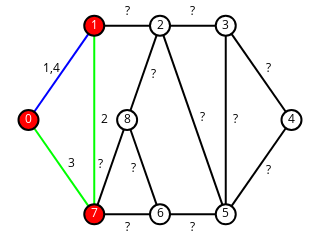

Source (notebook cell):
### Markdown cell above
### Exercício 5

Use cores para dar um exemplo de caminho no grafo `ug`.

### Code cell
ug.nodes[0]['color'] = (255, 0, 0)
ug.nodes[1]['color'] = (255, 0, 0)
ug.nodes[7]['color'] = (255, 0, 0)
ug.edges[0, 1]['color'] = (0, 0, 255)
ug.edges[1, 7]['color'] = (0, 255, 0)
ug.edges[7, 0]['color'] = (0, 255, 0)
ug.edges[0, 1]['label'] = '1,4'
ug.edges[1, 7]['label'] = '2'
ug.edges[7, 0]['label'] = '3'
sn.show_graph(ug, nlab=True, elab=True)

### Figure 1 — Plotly figure (JSON) as saved in the notebook; plotly's stock layout.template omitted (floating-point values rounded to 4 significant figures)
{"data": [{"hoverinfo": "none", "line": {"color": "rgb(0, 0, 255)", "width": 2}, "mode": "lines", "type": "scatter", "uid": "cb9c6a10-a242-11e8-a40e-5cc9d39cfa3c", "x": [0, 0.25, null], "y": [0.5, 1, null]}, {"hoverinfo": "none", "line": {"color": "rgb(0, 255, 0)", "width": 2}, "mode": "lines", "type": "scatter", "uid": "cb9c6a11-a242-11e8-91ad-5cc9d39cfa3c", "x": [0, 0.25, null, 0.25, 0.25, null], "y": [0.5, 0, null, 1, 0, null]}, {"hoverinfo": "none", "line": {"color": "rgb(0, 0, 0)", "width": 2}, "mode": "lines", "type": "scatter", "uid": "cb9c6a12-a242-11e8-979d-5cc9d39cfa3c", "x": [0.25, 0.5, null, 0.5, 0.75, null, 0.5, 0.75, null, 0.5, 0.375, null, 0.75, 1, null, 0.75, 0.75, null, 1, 0.75, null, 0.75, 0.5, null, 0.5, 0.25, null, 0.5, 0.375, null, 0.25, 0.375, null], "y": [1, 1, null, 1, 1, null, 1, 0, null, 1, 0.5, null, 1, 0.5, null, 1, 0, null, 0.5, 0, null, 0, 0, null, 0, 0, null, 0, 0.5, null, 0, 0.5, null]}, {"hoverinfo": "none", "marker": {"color": "rgb(255, 0, 0)", "line": {"color": "rgb(0, 0, 0)", "width": 2}, "size": 20}, "mode": "markers+text", "text": ["0", "1", "7"], "textfont": {"color": "rgb(255, 255, 255)"}, "textposition": "middle center", "type": "scatter", "uid": "cb9c6a13-a242-11e8-b4bf-5cc9d39cfa3c", "x": [0, 0.25, 0.25], "y": [0.5, 1, 0]}, {"hoverinfo": "none", "marker": {"color": "rgb(255, 255, 255)", "line": {"color": "rgb(0, 0, 0)", "width": 2}, "size": 20}, "mode": "markers+text", "text": ["2", "3", "4", "5", "6", "8"], "textfont": {"color": "rgb(0, 0, 0)"}, "textposition": "middle center", "type": "scatter", "uid": "cb9c6a14-a242-11e8-894f-5cc9d39cfa3c", "x": [0.5, 0.75, 1, 0.75, 0.5, 0.375], "y": [1, 1, 0.5, 0, 0, 0.5]}, {"hoverinfo": "none", "mode": "text", "text": ["1,4", "3", "?", "2", "?", "?", "?", "?", "?", "?", "?", "?", "?", "?"], "textfont": {"color": "rgb(0, 0, 0)"}, "textposition": "middle center", "type": "scatter", "uid": "cb9c6a15-a242-11e8-b023-5cc9d39cfa3c", "x": [0.08835, 0.1616, 0.375, 0.2879, 0.625, 0.6626, 0.4751, 0.9116, 0.7879, 0.9116, 0.625, 0.375, 0.3999, 0.2749], "y": [0.7683, 0.2683, 1.072, 0.5, 1.072, 0.5094, 0.7406, 0.7683, 0.5, 0.2317, -0.07246, -0.07246, 0.2406, 0.2594]}], "layout": {"height": 180, "margin": {"b": 0, "l": 0, "r": 0, "t": 0}, "showlegend": false, "width": 320, "xaxis": {"showgrid": false, "showticklabels": false, "zeroline": false}, "yaxis": {"showgrid": false, "showticklabels": false, "zeroline": false}}}
